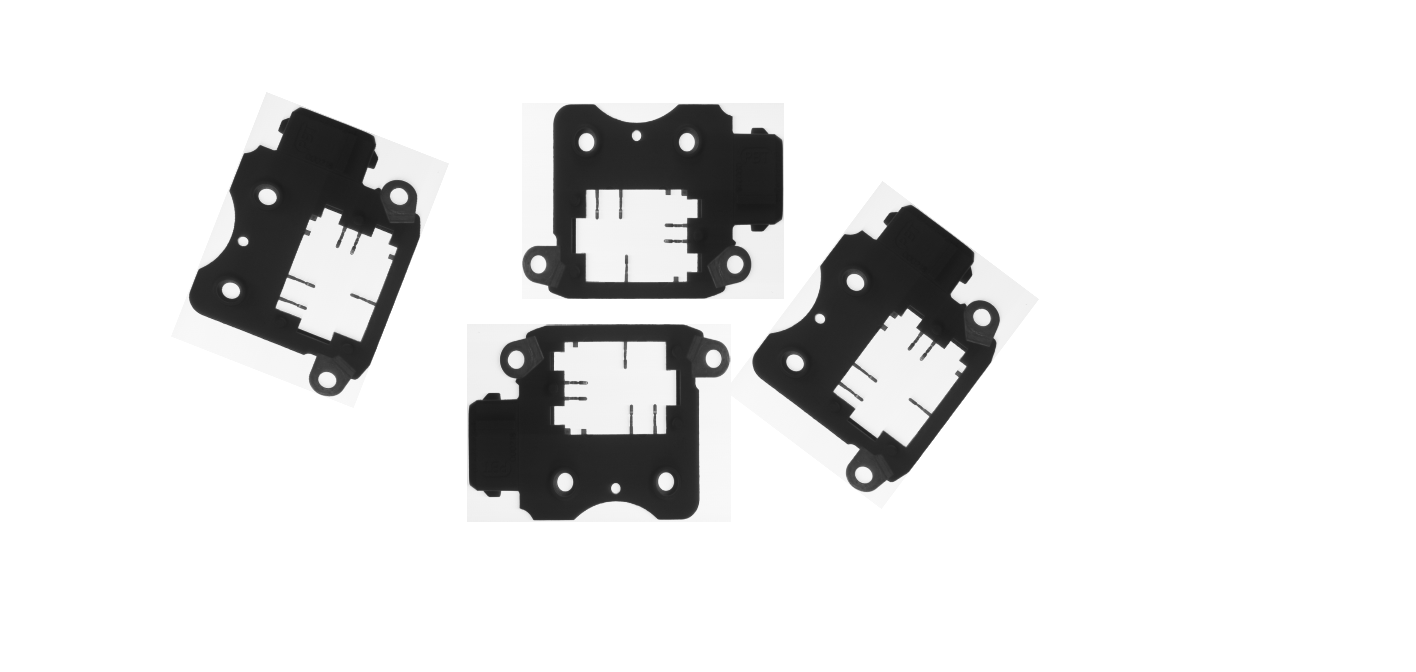
#> input picture datafornichi/pic_pattern/src.png, 1416 x 672 px
$ python template_matching_multiObject.py
#> lines starting #> are read from the running program, lines starting #| are printed output that depends on the picture; after the words box and inside, x2 and y2 are one past the last pixel; in counts of white or black regions, pixels touching at a corner belong together; long printed decimals are rounded
import os
import cv2
import numpy as np
import math
import time
try:
    import imutils
except:
    os.system("pip install imutils")
    import imutils

def fit_angel_pca(contours, hierarchy, src):
    min = 1000
    output = {}
    for index, cnt in enumerate(contours):
        if hierarchy[0, index, 3] != -1:
            continue;
        # if hierarchy[0, index, 2] != -1:
        #     continue;
        area = cv2.contourArea(cnt)
        if area >= min:
            data = cnt[:, 0, :].astype(np.float32)
            mean, eigenvectors = cv2.PCACompute(data, mean=None)
            angel = math.atan2(eigenvectors[0][1], eigenvectors[0][0]) * (180 / math.pi)
            mean_point = (int(round(mean[0][0])), int(round(mean[0][1])))
            cv2.circle(src, mean_point, 5, (0, 0, 255), -1)
            output[tuple(mean.flatten())] = angel
            scale = 100
            vector2_end = (int(mean_point[0] + eigenvectors[0][0] * scale), int(mean_point[1] + eigenvectors[0][1] * scale))
            cv2.arrowedLine(src, mean_point, vector2_end, (0, 255, 0), 1, cv2.LINE_AA)
    return output, src

def tienxuly(sr0):
    img_src = cv2.cvtColor(sr0, cv2.COLOR_BGR2GRAY)
    blurred = cv2.GaussianBlur(img_src, (3, 3), 0)
    _, edges_src = cv2.threshold(blurred, 130, 255, cv2.THRESH_BINARY_INV)
    contours, hierarchy = cv2.findContours(edges_src, cv2.RETR_TREE, cv2.CHAIN_APPROX_NONE)
    return contours, hierarchy, edges_src

def remove_jig(img):
    hsv = cv2.cvtColor(img, cv2.COLOR_BGR2HSV)
    lower_blue = np.array([90, 100, 100])
    upper_blue = np.array([130, 255, 255])
    # Tạo mask để chỉ giữ lại các pixel nằm trong khoảng giá trị màu xanh dương
    mask = np.zeros_like(img, dtype=np.uint8)
    mask[(hsv[:, :, 0] >= lower_blue[0]) & (hsv[:, :, 0] <= upper_blue[0]) &
         (hsv[:, :, 1] >= lower_blue[1]) & (hsv[:, :, 1] <= upper_blue[1]) &
         (hsv[:, :, 2] >= lower_blue[2]) & (hsv[:, :, 2] <= upper_blue[2])] =255
    result = cv2.bitwise_or(img, mask)
    # cv2.imshow('Original Image', mask)
    # cv2.imshow('Image without Blue-Green Objects', result)
    return result


def matching(object,template,x_size,y_size,edges_src,edges_tem,):
    for angle_t in template.values():
        for mean, angles in object.items():
            angle = (angles- angle_t)/2
            # angle = 0
            roi_x = 0
            roi_y = int(mean[1] - y_size / 2)
            roi_y = max(roi_y, 0)
            # Tạo ROI (Region of Interest)
            roi = edges_src[roi_y:roi_y + y_size, roi_x:x_size]
            center_rotate = (mean[0], mean[1])
            rotated_src = imutils.rotate(roi, angle, center_rotate)
            res = cv2.matchTemplate(rotated_src, edges_tem, method)
            min_val, max_val, min_loc, max_loc = cv2.minMaxLoc(res)
            cv2.imshow(f"detect {angle}", rotated_src)
            if max_val >= 0.8:
                print(max_val, mean, angle)
                mean_target.append(mean)
                angel_target.append(angles)
                topleft = max_loc
                topleft = (topleft[0], topleft[1] + roi_y)
                bottomright = (topleft[0] + w, topleft[1] + h)
                cv2.rectangle(sr0, topleft, bottomright, (0, 255, 255), 1)
            else:
                continue
path_src = "datafornichi/pic_pattern/src.png"
sr0 = cv2.imread(path_src)
#> sr0 is the input picture: shape (672, 1416, 3); min 24, max 255, mean 227.6


sr0 = remove_jig(sr0)
#> in remove_jig, `hsv = cv2.cvtColor(img, cv2.COLOR_BGR2HSV)`: hsv: shape (672, 1416, 3); mean H, S, V 0, 0, 227.6
contours, hierarchy_src,edges_src = tienxuly(sr0)
#> in tienxuly, `_, edges_src = cv2.threshold(blurred, 130, 255, cv2.THRESH_BINARY_INV)`:
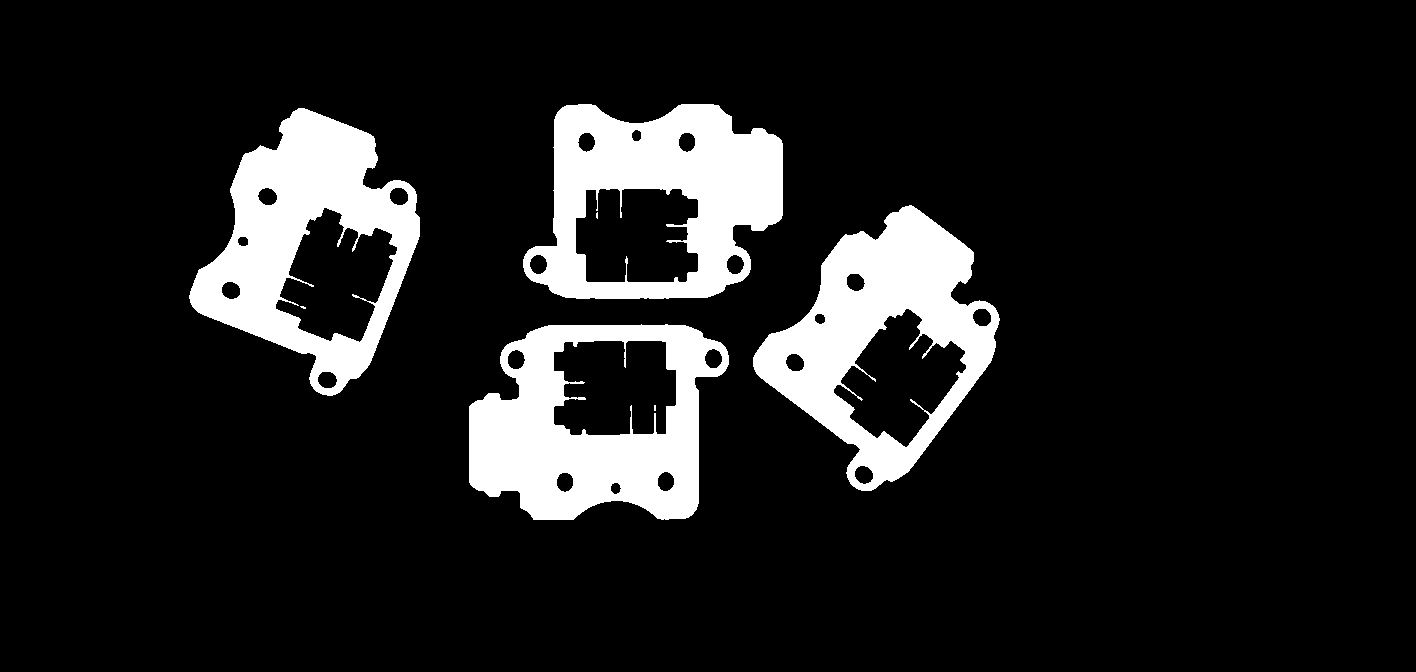
#> edges_src: shape (672, 1416); 12.1% white; 7 white regions (3 under 20 px)
#> in tienxuly, `contours, hierarchy = cv2.findContours(edges_src, cv2.RETR_TREE, cv2.C..`: contours = 31 contours, 3 with area under 20; largest, box (x1, y1, x2, y2) and area: (469, 324, 729, 520) 39380, (753, 205, 1000, 491) 39242, (189, 108, 420, 396) 39224, (523, 104, 783, 299) 39125, (553, 340, 677, 436) 10227

path_tem = "datafornichi/pic_pattern/tem_mini.png"
sr1 = cv2.imread(path_tem)
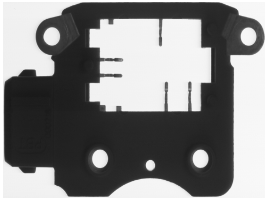
#> input picture datafornichi/pic_pattern/tem_mini.png, 273 x 198 px
#> sr1 is the input picture: shape (198, 273, 3); min 25, max 255, mean 135
sr1 = remove_jig(sr1)
#> in remove_jig (call 2), `hsv = cv2.cvtColor(img, cv2.COLOR_BGR2HSV)`: hsv: shape (198, 273, 3); mean H, S, V 0, 0, 135
contourt, hierarchy_tem,edges_tem = tienxuly(sr1)
#> in tienxuly (call 2), `_, edges_src = cv2.threshold(blurred, 130, 255, cv2.THRESH_BINARY_INV)`:
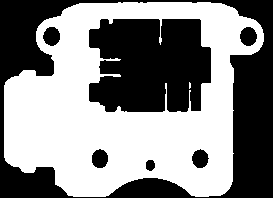
#> edges_src: shape (198, 273); 53% white; 7 black regions
#> in tienxuly (call 2), `contours, hierarchy = cv2.findContours(edges_src, cv2.RETR_TREE, cv2.C..`: contours = 8 contours, 1 with area under 20; largest, box (x1, y1, x2, y2) and area: (4, 2, 264, 197) 39125, (88, 18, 212, 113) 10162, (239, 26, 258, 47) 275, (42, 26, 61, 47) 274, (91, 148, 109, 169) 267, (191, 148, 210, 169) 262, (145, 159, 156, 172) 96
#> contourt has the same summary as contours in tienxuly

template, template_show = fit_angel_pca(contourt, hierarchy_tem, sr1)
#> the loop in fit_angel_pca, `for index, cnt in enumerate(contours):` made 8 passes
#> (area, mean, eigenvectors, angel, mean_point, scale, vector2_end) on pass 1: (39125, [[130.2, 95.94]], [[0.969, -0.248], [0.248, 0.969]], -14.38, (130, 96), 100, (226, 71))
#> after the loop in fit_angel_pca, `for index, cnt in enumerate(contours):`: output = {(130.2, 95.94): -14.38}
#> template = {(130.2, 95.94): -14.38}
object, src_show = fit_angel_pca(contours, hierarchy_src, sr0)
#> the loop in fit_angel_pca (call 2), `for index, cnt in enumerate(contours):` made 31 passes
#> (area, mean, eigenvectors, angel, mean_point, vector2_end) on passes 1, 9, 16, 24: (39380, [[595.3, 418.9]], [[0.969, -0.248], [0.248, 0.969]], -14.34, (595, 419), (691, 394)), (39242, [[886.4, 342.2]], [[-0.393, 0.92], [0.92, 0.393]], 113.1, (886, 342), (846, 433)), (39224.5, [[313.9, 246.3]], [[-0.13, 0.991], [0.991, 0.13]], 97.48, (314, 246), (300, 345)), (39125, [[655.8, 204.1]], [[0.969, -0.248], [0.248, 0.969]], -14.38, (656, 204), (752, 179))
#> object = {(595.3, 418.9): -14.34, (886.4, 342.2): 113.1, (313.9, 246.3): 97.48, (655.8, 204.1): -14.38}
# cv2.imshow(f"src_show",template_show)


# # init parameter
method = eval("cv2.TM_CCOEFF_NORMED")
h, w = edges_tem.shape[:2]
#> h = 198; w = 273
topleft = [0, 0]
y_size = max(h, w)
#> y_size = 273
x_size = edges_src.shape[1]
#> x_size = 1416
angel_target = []
mean_target = []

for angle_t in template.values():
    for mean, angles in object.items():
        angle = (angles- angle_t)
        print(angle_t,angles)
        # angle = 0

        roi_x = 0
        roi_y = int(mean[1] - y_size/2)
        roi_y = max(roi_y, 0)

        roi = edges_src[roi_y:roi_y + y_size, roi_x:x_size]
        center_rotate = (mean[0], mean[1])
        rotated_src = imutils.rotate(roi, angle, center_rotate)
        res = cv2.matchTemplate(rotated_src, edges_tem, method)
        min_val, max_val, min_loc, max_loc = cv2.minMaxLoc(res)
        cv2.imshow(f"detect {angle}", rotated_src)
        if max_val >= 0.3:
            print(max_val,mean, angle)
            mean_target.append(mean)
            angel_target.append(angles)
            topleft = max_loc
            topleft = (topleft[0],topleft[1] + roi_y)
            bottomright = (topleft[0] + w, topleft[1]+h)
            cv2.rectangle(sr0, topleft, bottomright, (0, 255, 255), 1)

            center_x = (topleft[0] + bottomright[0]) // 2
            center_y = (topleft[1] + bottomright[1]) // 2
            cv2.circle(sr0, (center_x, center_y), 3, (0, 0, 255), -1)
            text = f"({center_x}, {center_y})"
            cv2.putText(sr0, text, (center_x + 10, center_y - 10), cv2.FONT_HERSHEY_SIMPLEX, 0.5, (255, 0, 0), 1)
        else:
            continue
#> this loop made 1 pass
#> angle_t on pass 1: -14.38
#| -14.378 -14.344
#| 0.9767 (595.3168, 418.914) 0.03437
#| -14.378 113.134
#| -14.378 97.479
#| -14.378 -14.378
#| 0.342 (655.7642, 204.057) 0.0
#> pass 1, `cv2.imshow(f"detect {angle}", rotated_src)`:
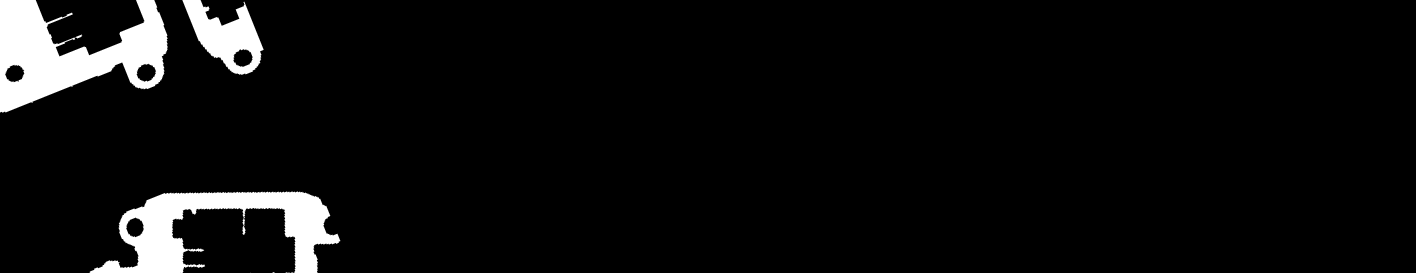
#> window 'detect 111.85760501553135': shape (273, 1416); min 0, max 255, mean 14
#> pass 1, `cv2.imshow(f"detect {angle}", rotated_src)`:
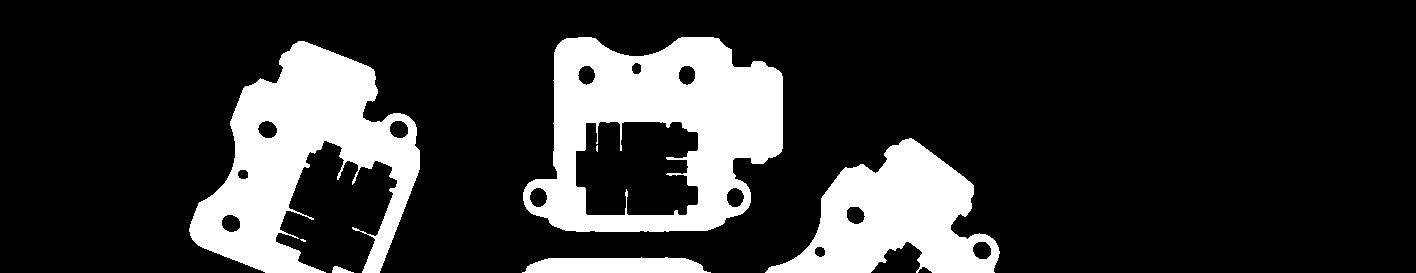
#> window 'detect 0.0': shape (273, 1416); 19% white; 7 white regions (2 under 20 px), largest, box (x1, y1, x2, y2) and area: (523, 37, 783, 232) 28654, (189, 41, 420, 273) 25720, (765, 138, 1000, 273) 16628, (522, 257, 711, 273) 2521, (332, 266, 354, 273) 92
#> after the loop:
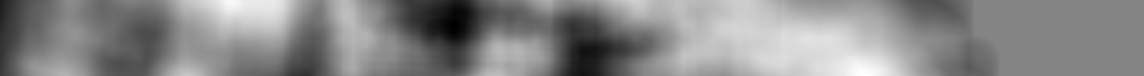
#> res: shape (76, 1144) float32; min -0.37, max 0.342, mean 0.0109; drawn with min black and max white
#> after the loop, angel_target = [-14.34, -14.38]; mean_target = [(595.3, 418.9), (655.8, 204.1)]


for index, point in enumerate(mean_target):
    mean_point = (int(round(point[0])), int(round(point[1])))
    cv2.circle(sr0, mean_point, 5, (0, 255, 255), -1)
#> this loop made 2 passes
#> (point, mean_point) on passes 1 to 2: ((595.3, 418.9), (595, 419)), ((655.8, 204.1), (656, 204))
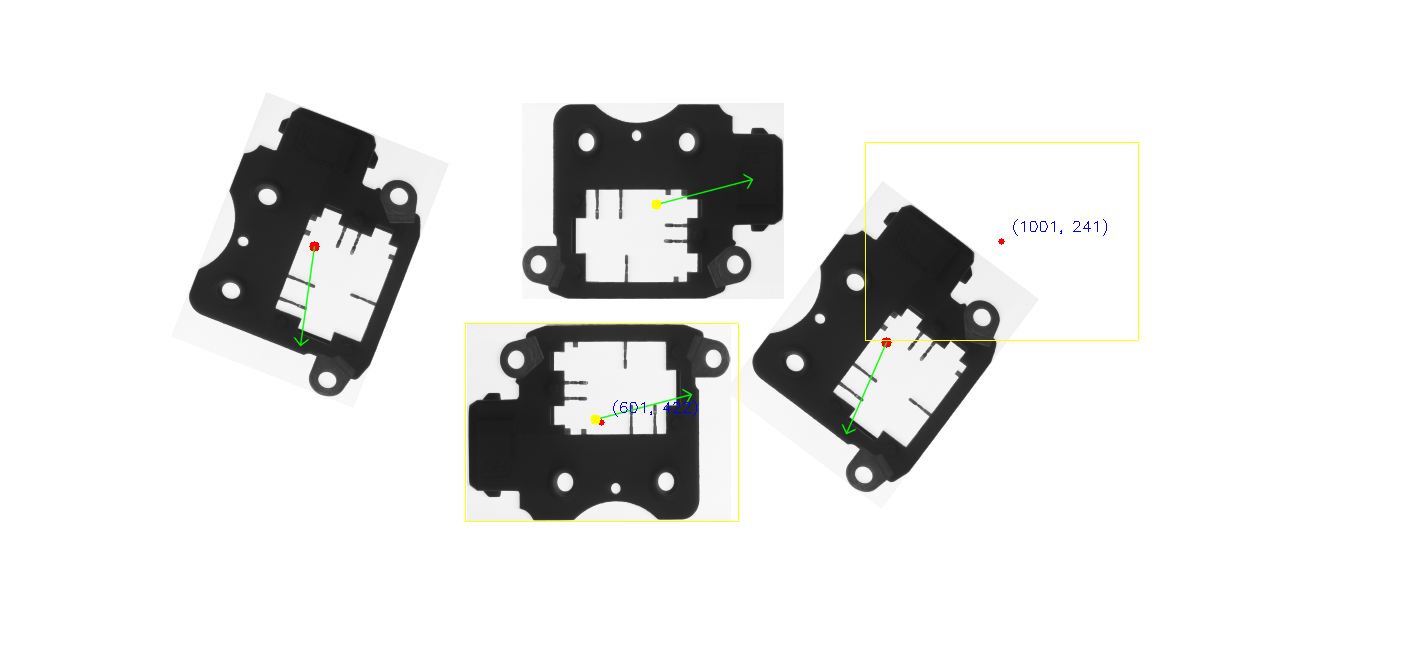
#> sr0: shape (672, 1416, 3); mean B, G, R 227, 227.6, 227.5
    # note = str(mean_point)
    # cv2.putText(sr0, note, mean_point, cv2.FONT_HERSHEY_SIMPLEX, 0.5, (0, 255, 0), 1)
    # print(angel_target[index])

cv2.imshow("detect sro", sr0)
cv2.imshow("detect sr", edges_tem)
cv2.waitKey(0)
cv2.destroyAllWindows()
